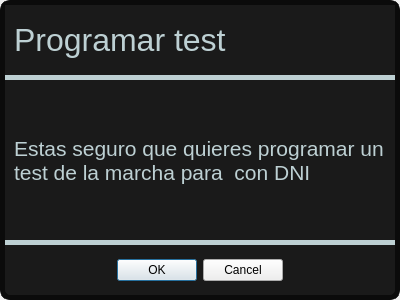
<?xml version="1.0" encoding="UTF-8"?>
<ui version="4.0">
 <class>Dialog</class>
 <widget class="QDialog" name="Dialog">
  <property name="geometry">
   <rect>
    <x>0</x>
    <y>0</y>
    <width>400</width>
    <height>300</height>
   </rect>
  </property>
  <property name="windowTitle">
   <string>Dialog</string>
  </property>
  <layout class="QVBoxLayout" name="verticalLayout_4">
   <property name="spacing">
    <number>0</number>
   </property>
   <property name="leftMargin">
    <number>0</number>
   </property>
   <property name="topMargin">
    <number>0</number>
   </property>
   <property name="rightMargin">
    <number>0</number>
   </property>
   <property name="bottomMargin">
    <number>0</number>
   </property>
   <item>
    <widget class="QFrame" name="background">
     <property name="sizePolicy">
      <sizepolicy hsizetype="Expanding" vsizetype="Expanding">
       <horstretch>0</horstretch>
       <verstretch>0</verstretch>
      </sizepolicy>
     </property>
     <property name="styleSheet">
      <string notr="true">QFrame#background{
	border-radius: 10px;
	border: 5px solid rgb(11,11,11);
}
QFrame{
	background-color: rgb(26,26,26);
	color: rgb(189, 208, 211);
}</string>
     </property>
     <property name="frameShape">
      <enum>QFrame::StyledPanel</enum>
     </property>
     <property name="frameShadow">
      <enum>QFrame::Raised</enum>
     </property>
     <layout class="QVBoxLayout" name="verticalLayout">
      <property name="spacing">
       <number>0</number>
      </property>
      <property name="leftMargin">
       <number>0</number>
      </property>
      <property name="topMargin">
       <number>0</number>
      </property>
      <property name="rightMargin">
       <number>0</number>
      </property>
      <property name="bottomMargin">
       <number>0</number>
      </property>
      <item>
       <widget class="QFrame" name="title_container">
        <property name="maximumSize">
         <size>
          <width>16777215</width>
          <height>70</height>
         </size>
        </property>
        <property name="styleSheet">
         <string notr="true">border: none;</string>
        </property>
        <property name="frameShape">
         <enum>QFrame::StyledPanel</enum>
        </property>
        <property name="frameShadow">
         <enum>QFrame::Raised</enum>
        </property>
        <layout class="QVBoxLayout" name="verticalLayout_2">
         <item>
          <widget class="QLabel" name="title">
           <property name="font">
            <font>
             <pointsize>24</pointsize>
            </font>
           </property>
           <property name="styleSheet">
            <string notr="true">border: none;</string>
           </property>
           <property name="text">
            <string>Programar test</string>
           </property>
          </widget>
         </item>
        </layout>
       </widget>
      </item>
      <item>
       <widget class="QFrame" name="body_container">
        <property name="styleSheet">
         <string notr="true">border: none;
border-top: 5px solid rgb(189, 208, 211);
border-bottom: 5px solid rgb(189, 208, 211);
border-radius: 0px;</string>
        </property>
        <property name="frameShape">
         <enum>QFrame::StyledPanel</enum>
        </property>
        <property name="frameShadow">
         <enum>QFrame::Raised</enum>
        </property>
        <layout class="QVBoxLayout" name="verticalLayout_3">
         <item>
          <widget class="QLabel" name="body">
           <property name="font">
            <font>
             <pointsize>16</pointsize>
            </font>
           </property>
           <property name="styleSheet">
            <string notr="true">border: none;</string>
           </property>
           <property name="text">
            <string>Estas seguro que quieres programar un test de la marcha para &lt;NOMBRE&gt; con DNI &lt;DNI&gt;</string>
           </property>
           <property name="wordWrap">
            <bool>true</bool>
           </property>
          </widget>
         </item>
        </layout>
       </widget>
      </item>
      <item>
       <widget class="QDialogButtonBox" name="buttonBox">
        <property name="minimumSize">
         <size>
          <width>0</width>
          <height>50</height>
         </size>
        </property>
        <property name="styleSheet">
         <string notr="true"/>
        </property>
        <property name="orientation">
         <enum>Qt::Horizontal</enum>
        </property>
        <property name="standardButtons">
         <set>QDialogButtonBox::Cancel|QDialogButtonBox::Ok</set>
        </property>
        <property name="centerButtons">
         <bool>true</bool>
        </property>
       </widget>
      </item>
     </layout>
    </widget>
   </item>
  </layout>
 </widget>
 <resources/>
 <connections>
  <connection>
   <sender>buttonBox</sender>
   <signal>accepted()</signal>
   <receiver>Dialog</receiver>
   <slot>accept()</slot>
   <hints>
    <hint type="sourcelabel">
     <x>248</x>
     <y>254</y>
    </hint>
    <hint type="destinationlabel">
     <x>157</x>
     <y>274</y>
    </hint>
   </hints>
  </connection>
  <connection>
   <sender>buttonBox</sender>
   <signal>rejected()</signal>
   <receiver>Dialog</receiver>
   <slot>reject()</slot>
   <hints>
    <hint type="sourcelabel">
     <x>316</x>
     <y>260</y>
    </hint>
    <hint type="destinationlabel">
     <x>286</x>
     <y>274</y>
    </hint>
   </hints>
  </connection>
 </connections>
</ui>
